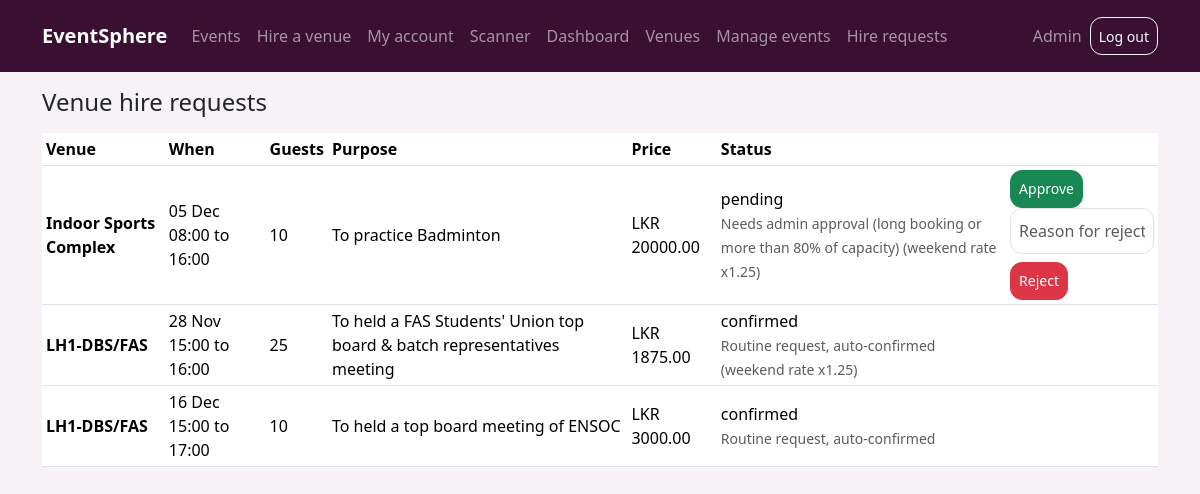
The page /admin/hires (signed in) on the database its author committed.
### app/models.py (models this page shows)
class User(Base):
    __tablename__ = "users"
    id = Column(Integer, primary_key=True)
    name = Column(String(100), default="")
    email = Column(String(200), unique=True, nullable=False)
    password_hash = Column(String(200), nullable=False)
    role = Column(String(20), default="attendee")  # admin / staff / attendee

class Venue(Base):
    __tablename__ = "venues"
    id = Column(Integer, primary_key=True)
    name = Column(String(150), nullable=False)
    location = Column(String(200), default="")
    capacity = Column(Integer, nullable=False)
    description = Column(Text, default="")
    image = Column(String(300), default="")
    hourly_rate = Column(Float, default=0)
    open_for_hire = Column(Boolean, default=False)

class HireRequest(Base):
    __tablename__ = "hire_requests"
    id = Column(Integer, primary_key=True)
    user_id = Column(Integer, ForeignKey("users.id"))
    venue_id = Column(Integer, ForeignKey("venues.id"))
    start = Column(DateTime, nullable=False)
    end = Column(DateTime, nullable=False)
    purpose = Column(String(300), default="")
    guests = Column(Integer, default=1)
    price = Column(Float, default=0)
    status = Column(String(20), default="pending")  # confirmed / pending / rejected
    note = Column(Text, default="")

### app/routes_admin.py (the view)
@router.get("/admin/hires")
def hires(request: Request, db=Depends(get_db), user=Depends(admin_only)):
    rows = [dict(h=h, venue=db.get(Venue, h.venue_id))
            for h in db.query(HireRequest).order_by(HireRequest.status.desc(), HireRequest.id.desc()).all()]
    return render(request, "admin_hires.html", db, user, rows=rows)

### app/templates/admin_hires.html (shortened to what this page needs)
{% extends "base.html" %}
{% block content %}
<h4 class="mb-3">Venue hire requests</h4>
<table class="table table-sm bg-white table-stack align-middle">
  <thead><tr><th>Venue</th><th>When</th><th>Guests</th><th>Purpose</th><th>Price</th><th>Status</th><th></th></tr></thead>
  <tbody>
  {% for x in rows %}
  <tr>
    <td data-label="Venue"><strong>{{ x.venue.name }}</strong></td>
    <td data-label="When">{{ x.h.start.strftime('%d %b %H:%M') }} to {{ x.h.end.strftime('%H:%M') }}</td>
    <td data-label="Guests">{{ x.h.guests }}</td>
    <td data-label="Purpose">{{ x.h.purpose }}</td>
    <td data-label="Price">LKR {{ '%.2f'|format(x.h.price) }}</td>
    <td data-label="Status">{{ x.h.status }}{% if x.h.note %}<br><small class="text-muted">{{ x.h.note }}</small>{% endif %}</td>
    <td class="actions">
      {% if x.h.status == 'pending' %}
      <form method="post" action="/admin/hires/{{ x.h.id }}/approve">
        <button class="btn btn-sm btn-success">Approve</button>
      </form>
      <form method="post" action="/admin/hires/{{ x.h.id }}/reject">
        <input name="note" placeholder="Reason for rejecting" class="form-control form-control-sm mb-2">
        <button class="btn btn-sm btn-danger">Reject</button>
      </form>
      {% endif %}
    </td>
  </tr>
  {% else %}<tr><td class="full text-muted">No requests</td></tr>
  {% endfor %}
  </tbody>
</table>
{% endblock %}

### app/templates/base.html (shortened to what this page needs)
<!doctype html>
<html lang="en">
<head>
  <link href="https://cdn.jsdelivr.net/npm/bootstrap@5.3.3/dist/css/bootstrap.min.css" rel="stylesheet">
  <link href="/static/style.css" rel="stylesheet">
</head>
<body>
{% set p = request.url.path %}
<nav class="navbar navbar-expand-lg navbar-dark topbar sticky-top">
  <div class="container">
    <a class="navbar-brand fw-bold" href="/events">EventSphere</a>
    <div class="collapse navbar-collapse" id="nav">
      <ul class="navbar-nav me-auto">
        <li class="nav-item"><a class="nav-link" href="/events">Events</a></li>
        {% if user %}
        <li class="nav-item"><a class="nav-link" href="/hire">Hire a venue</a></li>
        <li class="nav-item"><a class="nav-link" href="/my">My account</a></li>
        {% if user.role in ['staff', 'admin'] %}
        <li class="nav-item"><a class="nav-link" href="/staff/scanner">Scanner</a></li>{% endif %}
        {% if user.role == 'admin' %}
        <li class="nav-item"><a class="nav-link" href="/admin/dashboard">Dashboard</a></li>
        <li class="nav-item"><a class="nav-link" href="/admin/venues">Venues</a></li>
        <li class="nav-item"><a class="nav-link" href="/admin/events">Manage events</a></li>
        <li class="nav-item"><a class="nav-link" href="/admin/hires">Hire requests</a></li>{% endif %}
        {% endif %}
      </ul>
      {% if user %}
      <form method="post" action="/logout" class="d-flex align-items-center gap-2 py-2">
        <span class="navbar-text">{{ user.name or user.email }}</span>
        <button class="btn btn-outline-light btn-sm">Log out</button>
      </form>
      {% else %}
      <div class="d-flex gap-2 py-2">
        <a class="btn btn-outline-light btn-sm" href="/login">Log in</a>
        <a class="btn btn-light btn-sm" href="/register">Register</a>
      </div>
      {% endif %}
    </div>
  </div>
</nav>
<main class="container py-3">
  {% block content %}{% endblock %}
</main>
</body>
</html>

### app/static/style.css (style rules this page uses)
:root { --brand: #391032; --brand-dark: #240a20; --brand-soft: #f3e8f1; --accent: #b5539f; --bs-primary: #391032; --bs-primary-rgb: 57, 16, 50; --bs-link-color: #391032; --bs-link-hover-color: #240a20; --bs-link-color-rgb: 57, 16, 50; }
body { background: #f7f2f6; padding-bottom: 80px; -webkit-tap-highlight-color: transparent; }
input, select, textarea, .form-control, .form-select { font-size: 16px !important; }
.form-control, .form-select { min-height: 46px; border-radius: 12px; }
.btn { min-height: 44px; border-radius: 12px; display: inline-flex; align-items: center; justify-content: center; }
.btn-sm { min-height: 38px; }
.topbar { background: var(--brand) !important; }
@media (min-width: 992px) { body { padding-bottom: 0; } }

### rows shown on the page
User: name "Admin"
Venue: venue.name "Indoor Sports Complex"
HireRequest: h.start "05 Dec 08:00", h.end "16:00", h.guests "10", h.purpose "To practice Badminton", h.price "20000.00", h.status "pending", h.note "Needs admin approval (long booking or more than 80% of capacity) (weekend rate x1.25)"
Venue: venue.name "LH1-DBS/FAS" "LH1-DBS/FAS"
HireRequest: h.start "28 Nov 15:00", h.end "16:00", h.guests "25", h.purpose "To held a FAS Students' Union top board & batch representatives meeting", h.price "1875.00", h.status "confirmed", h.note "Routine request, auto-confirmed (weekend rate x1.25)"
HireRequest: h.start "16 Dec 15:00", h.end "17:00", h.guests "10", h.purpose "To held a top board meeting of ENSOC", h.price "3000.00", h.status "confirmed", h.note "Routine request, auto-confirmed"
